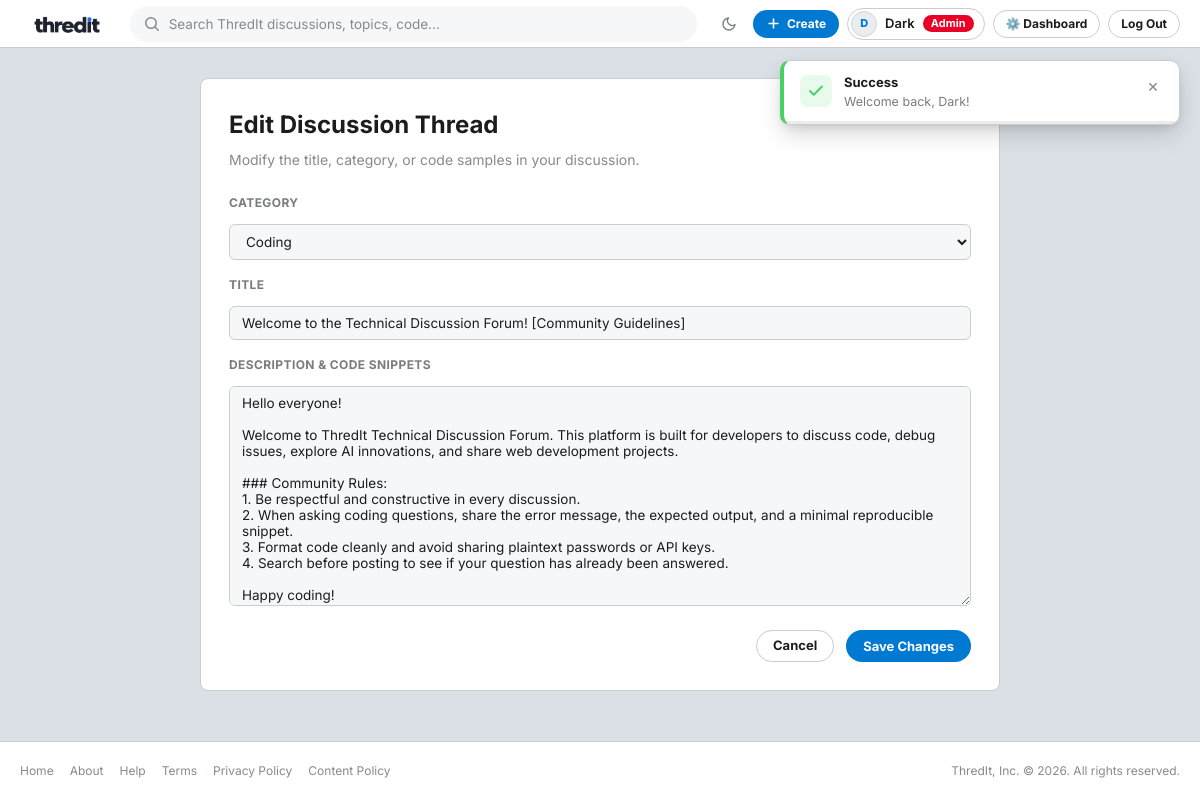
The page /public/edit_thread.php?id=1 (signed in) on the database its author committed.
### tables this page shows
CREATE TABLE IF NOT EXISTS `threads` (
    `id` INT UNSIGNED NOT NULL AUTO_INCREMENT,
    `category_id` INT UNSIGNED NOT NULL,
    `user_id` INT UNSIGNED NOT NULL,
    `title` VARCHAR(255) NOT NULL,
    `body` MEDIUMTEXT NOT NULL,
    `is_pinned` TINYINT(1) NOT NULL DEFAULT 0,
    `is_locked` TINYINT(1) NOT NULL DEFAULT 0,
    `views` INT UNSIGNED NOT NULL DEFAULT 0,
    `created_at` DATETIME NOT NULL DEFAULT CURRENT_TIMESTAMP,
    PRIMARY KEY (`id`),
    INDEX `idx_threads_category` (`category_id`),
    INDEX `idx_threads_user` (`user_id`),
    INDEX `idx_threads_pinned_created` (`is_pinned`, `created_at` DESC),
    CONSTRAINT `fk_threads_category` FOREIGN KEY (`category_id`) REFERENCES `categories` (`id`) ON DELETE CASCADE,
    CONSTRAINT `fk_threads_user` FOREIGN KEY (`user_id`) REFERENCES `users` (`id`) ON DELETE CASCADE
);

CREATE TABLE IF NOT EXISTS `categories` (
    `id` INT UNSIGNED NOT NULL AUTO_INCREMENT,
    `name` VARCHAR(100) NOT NULL,
    `description` TEXT NOT NULL,
    PRIMARY KEY (`id`),
    UNIQUE KEY `uq_categories_name` (`name`)
);

### includes/functions.php (called while the page is built, shortened)
<?php
if (!function_exists('get_base_url')) {
    function get_base_url(): string
    {
        $protocol = (!empty($_SERVER['HTTPS']) && $_SERVER['HTTPS'] !== 'off') ? 'https://' : 'http://';
        $host = $_SERVER['HTTP_HOST'] ?? 'localhost';
        $scriptPath = str_replace('\\', '/', $_SERVER['SCRIPT_NAME'] ?? '');
        $scriptDir = dirname($scriptPath);
        $baseFolder = preg_replace('#/(public|admin|includes|api)$#i', '', $scriptDir);
        return rtrim($protocol . $host . $baseFolder, '/');
    }
}
if (!function_exists('url')) {
    function url(string $path = ''): string
    {
        $base = get_base_url();
        $trimmedPath = ltrim($path, '/');
        return $trimmedPath === '' ? $base : $base . '/' . $trimmedPath;
    }
}
if (!function_exists('e')) {
    function e(mixed $string): string
    {
        return htmlspecialchars((string) ($string ?? ''), ENT_QUOTES, 'UTF-8');
    }
}
if (!function_exists('get_all_categories')) {
    function get_all_categories(PDO $pdo, bool $forceRefresh = false): array
    {
        try {
            $sql = "SELECT c.*, COUNT(t.id) AS thread_count
                    FROM categories c
                    LEFT JOIN threads t ON c.id = t.category_id
                    GROUP BY c.id, c.name, c.description
                    ORDER BY c.name ASC";
            $stmt = $pdo->query($sql);
            $cats = $stmt->fetchAll();
            return $cats;
        } catch (Throwable $e) {
            return $_SESSION['cached_categories'] ?? [];
        }
    }
}

### public/edit_thread.php (the view, shortened to what this page needs)
<?php
require_once __DIR__ . '/../includes/auth.php';
require_once __DIR__ . '/../includes/functions.php';
$pdo = get_db_connection();
$threadId = (int) ($_GET['id'] ?? 0);
$stmt = $pdo->prepare("SELECT * FROM threads WHERE id = :id LIMIT 1");
$stmt->execute([':id' => $threadId]);
$thread = $stmt->fetch();
$categories = get_all_categories($pdo);
$title = $thread['title'];
$body = $thread['body'];
$selectedCatId = (int) $thread['category_id'];
require_once __DIR__ . '/../includes/header.php';
?>
<div class="card form-card" style="max-width: 800px;">
    <div style="margin-bottom: 1.5rem;">
        <h1 style="font-size: 1.5rem; font-weight: 700; margin-bottom: 0.35rem;">Edit Discussion Thread</h1>
        <p style="color: var(--text-muted); font-size: 0.875rem;">Modify the title, category, or code samples in your discussion.</p>
    </div>
    <form action="<?= url('public/edit_thread.php?id=' . $threadId) ?>" method="POST">
        <div class="form-group">
            <label class="form-label" for="category_id">Category</label>
            <select name="category_id" id="category_id" class="form-control" required>
                <?php foreach ($categories as $cat): ?>
                    <option value="<?= $cat['id'] ?>" <?= (int) $cat['id'] === $selectedCatId ? 'selected' : '' ?>>
                        <?= e($cat['name']) ?>
                    </option>
                <?php endforeach; ?>
            </select>
        </div>
        <div class="form-group">
            <label class="form-label" for="title">Title</label>
            <input type="text" name="title" id="title" class="form-control" value="<?= e($title) ?>" required>
        </div>
        <div class="form-group">
            <label class="form-label" for="body">Description & Code Snippets</label>
            <textarea name="body" id="body" class="form-control" style="min-height: 220px;" required><?= e($body) ?></textarea>
        </div>
        <div style="display: flex; gap: 0.75rem; justify-content: flex-end; margin-top: 1.5rem;">
            <a href="<?= url('public/thread.php?id=' . $threadId) ?>" class="btn btn-secondary">Cancel</a>
            <button type="submit" class="btn btn-primary">Save Changes</button>
        </div>
    </form>
</div>
<?php require_once __DIR__ . '/../includes/footer.php'; ?>

### assets/css/style.css (style rules this page uses)
:root { --bg-body: #DAE0E6; --bg-surface: #FFFFFF; --bg-surface-hover: #F8F9FA; --bg-input: #F6F7F8; --bg-sidebar: #FFFFFF; --bg-chip: #EAEDEF; --bg-code: #F6F8FA; --border-color: #CCCCCC; --border-subtle: #EDEFF1; --border-hover: #898989; --text-primary: #1C1C1C; --text-secondary: #787C7E; --text-muted: #878A8C; --brand-primary: #0079D3; --brand-primary-hover: #005fa3; --brand-accent: #0284c7; --brand-pill-bg: #E8F0FE; --vote-up: #0284C7; --vote-up-bg: rgba(2, 132, 199, 0.1); --vote-down: #7193FF; --vote-down-bg: rgba(113, 147, 255, 0.1); --state-success: #46D160; --state-danger: #EA0027; --state-warning: #FFB000; --font-stack: "Inter", -apple-system, BlinkMacSystemFont, "Segoe UI", Roboto, "Helvetica Neue", Arial, sans-serif; --font-mono: "JetBrains Mono", Consolas, "SF Mono", monospace; --radius-sm: 4px; --radius-md: 6px; --radius-card: 8px; --radius-pill: 9999px; --shadow-card: 0 1px 3px rgba(0, 0, 0, 0.05); --shadow-dropdown: 0 4px 16px rgba(0, 0, 0, 0.15); --avatar-bg: #EAEDEF; --avatar-border: #D3D6DA; --avatar-color: var(--brand-primary); }
*, *::before, *::after { box-sizing: border-box; margin: 0; padding: 0; }
html { scroll-behavior: smooth; -webkit-font-smoothing: antialiased; -moz-osx-font-smoothing: grayscale; }
body { background-color: var(--bg-body); color: var(--text-primary); font-family: var(--font-stack); font-size: 14px; line-height: 1.5; min-height: 100vh; display: flex; flex-direction: column; }
a { color: inherit; text-decoration: none; }
button, input, select, textarea { font-family: inherit; }
.btn { display: inline-flex; align-items: center; justify-content: center; gap: 6px; padding: 6px 16px; font-size: 13px; font-weight: 700; border-radius: var(--radius-pill); border: 1px solid transparent; cursor: pointer; text-decoration: none; white-space: nowrap; transition: all 0.15s ease; user-select: none; height: 32px; }
.btn-primary { background: var(--brand-primary); color: #ffffff !important; }
.btn-secondary { background: transparent; border-color: var(--border-color); color: var(--text-primary); }
.card { background: var(--bg-surface); border: 1px solid var(--border-color); border-radius: var(--radius-card); transition: border-color 0.15s ease; }
.form-card { max-width: 620px; margin: 32px auto; padding: 28px; background: var(--bg-surface); border: 1px solid var(--border-color); border-radius: var(--radius-card); }
.form-group { margin-bottom: 16px; }
.form-label { display: block; font-size: 13px; font-weight: 700; margin-bottom: 6px; color: var(--text-primary); }
.form-control { width: 100%; padding: 9px 12px; background: var(--bg-input); border: 1px solid var(--border-color); border-radius: var(--radius-sm); color: var(--text-primary); font-size: 13.5px; outline: none; transition: border-color 0.15s ease; }
textarea.form-control { min-height: 120px; resize: vertical; }
.form-card { max-width: 480px; margin: 30px auto; padding: 28px; }
.form-group { display: flex; flex-direction: column; gap: 6px; margin-bottom: 16px; }
.form-label { font-size: 12px; font-weight: 700; color: var(--text-secondary); text-transform: uppercase; letter-spacing: 0.4px; }
.form-control { width: 100%; padding: 8px 12px; font-size: 13.5px; background: var(--bg-input); border: 1px solid var(--border-color); border-radius: var(--radius-md); color: var(--text-primary); outline: none; box-sizing: border-box; transition: border-color 0.15s ease, background 0.15s ease, box-shadow 0.15s ease; }

### rows shown on the page
threads: category_id "Coding", title "Welcome to the Technical Discussion Forum! [Community Guidelines]", body "Hello everyone! Welcome to ThredIt Technical Discussion Forum. This platform is built for developers to discuss code, debug issues, explore AI innovations, and share web development projects. ### Community Rules: 1. Be respectful and constructive in every discussion. 2. When asking coding questions, share the error message, the expected output, and a minimal reproducible snippet. 3. Format code cleanly and avoid sharing plaintext passwords or API keys. 4. Search before posting to see if your question has already been answered. Happy coding!"

### other values the page prints
mb_substr($user['name'], 0, 1, 'UTF-8') "D"
$user['name'] "Dark"
$flash['type'] "Success"
$flash['message'] "Welcome back, Dark!"
